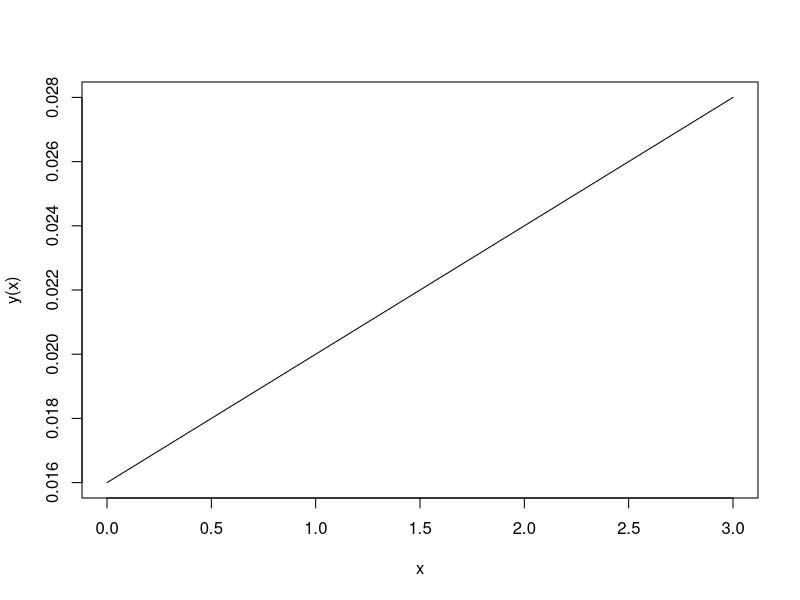

Write the R code that produced this figure. (Note: this script raises an error after producing the figure.)
## ---- chunk 1
x= seq(0,3,0.2)
plot(x, 0.004*x+0.016, type="l", ylab = "y(x)")
## ---- chunk 2
knitr::include_graphics('figures/fig-calcdiff-2.png')
## ---- chunk 3
knitr::include_graphics('figures/fig-calcdiff-3.png')
## ---- chunk 4
knitr::include_graphics('figures/fig-calcdiff-4.png')
## ---- chunk 5
knitr::include_graphics('figures/fig-calcdiff-5.png')
## ---- chunk 6
knitr::include_graphics('figures/fig-calcdiff-6.png')
## ---- chunk 7
knitr::include_graphics('figures/fig-calcdiff-6-2.png')
## ---- chunk 8
x= seq(0,3,0.2)
t= seq(0,3,0.2)
surf=function(x,t) x*t^2
y <- outer(x, t, surf)

persp(x, t, y)
## ---- chunk 9
knitr::include_graphics('figures/fig-calcdiff-8.png')
## ---- chunk 10
knitr::include_graphics('figures/fig-calcdiff-9.png')
## ---- chunk 11
knitr::include_graphics('figures/fig-calcdiff-10.png')
## ---- chunk 12
knitr::include_graphics('figures/fig-calcdiff-11.png')
## ---- chunk 13
knitr::include_graphics('figures/fig-calcdiff-p20.png')
## ---- chunk 14
knitr::include_graphics('figures/fig-calcdiff-p21.png')
## ---- chunk 15
knitr::include_graphics('figures/fig-calcdiff-A.png')
## ---- chunk 16
knitr::include_graphics('figures/fig-calcdiff-B.png')
